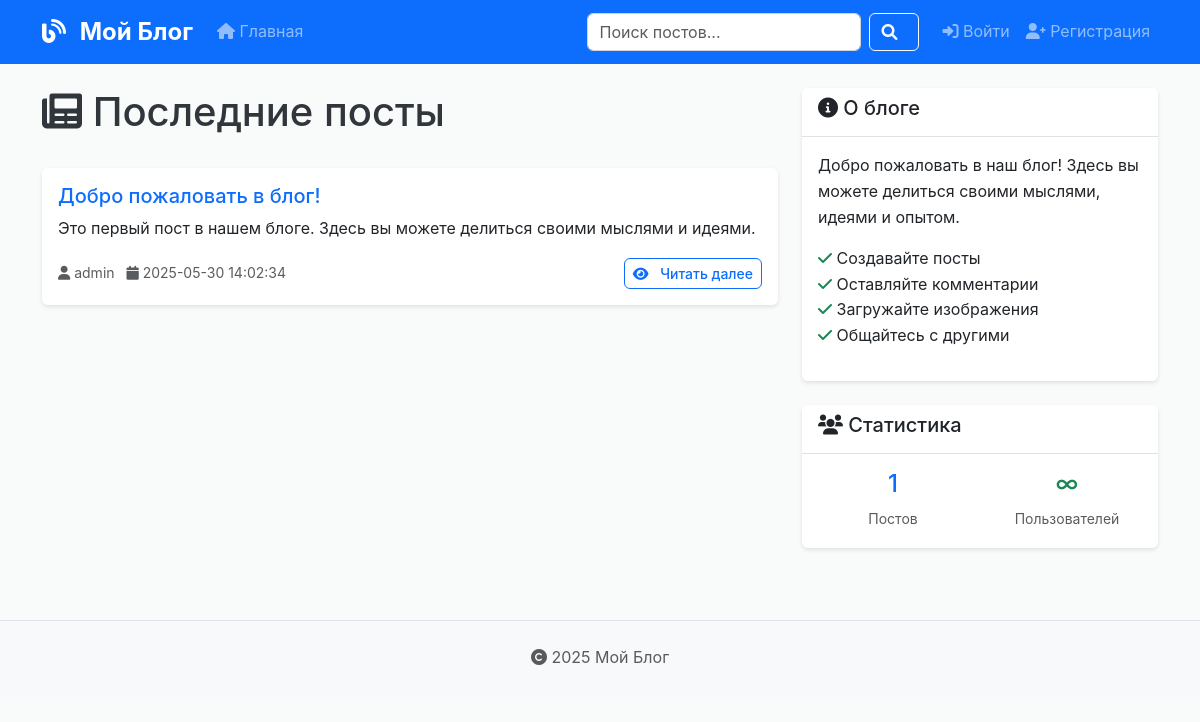
Before: / with the older database file.
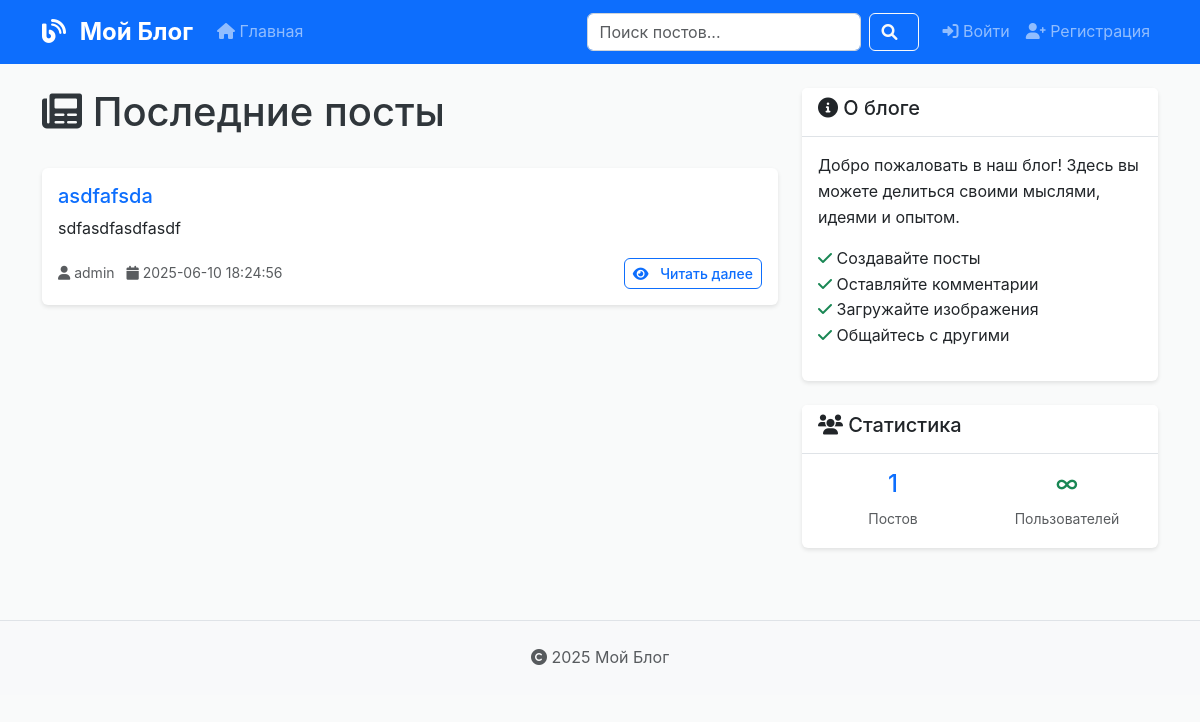
After: the same page with the newer database file.
### tables this page shows
CREATE TABLE posts (
            id INTEGER PRIMARY KEY AUTOINCREMENT,
            title TEXT NOT NULL CHECK(length(title) >= 1 AND length(title) <= 200),
            content TEXT NOT NULL CHECK(length(content) >= 1),
            author_id INTEGER NOT NULL,
            image_path TEXT CHECK(length(image_path) <= 255),
            created_at TIMESTAMP DEFAULT CURRENT_TIMESTAMP,
            FOREIGN KEY (author_id) REFERENCES users (id) ON DELETE CASCADE
        );

CREATE TABLE users (
            id INTEGER PRIMARY KEY AUTOINCREMENT,
            username TEXT UNIQUE NOT NULL CHECK(length(username) >= 4 AND length(username) <= 50),
            email TEXT UNIQUE NOT NULL CHECK(email LIKE '%_@_%._%'),
            password_hash TEXT NOT NULL CHECK(length(password_hash) >= 8),
            is_admin INTEGER DEFAULT 0 CHECK(is_admin IN (0, 1)),
            created_at TIMESTAMP DEFAULT CURRENT_TIMESTAMP
        );

### routes.py (the view)
@app.route('/')
def index():
    try:
        posts = Post.get_all()
        return render_template('index.html', posts=posts)
    except sqlite3.Error as e:
        logging.error(f'Index error: {e}')
        flash('Ошибка загрузки постов.', 'danger')
        return render_template('index.html', posts=[])

### app.py (called while the page is built)
@app.after_request
def add_security_headers(response):
    response.headers['Content-Security-Policy'] = (
        "default-src 'self'; "
        "script-src 'self' https://cdn.jsdelivr.net https://cdnjs.cloudflare.com; "
        "style-src 'self' https://cdn.jsdelivr.net https://cdnjs.cloudflare.com; "
        "img-src 'self' data:; "
        "font-src 'self' https://cdnjs.cloudflare.com;"
    )
    response.headers['Strict-Transport-Security'] = 'max-age=31536000; includeSubDomains'
    response.headers['X-Content-Type-Options'] = 'nosniff'
    response.headers['X-Frame-Options'] = 'DENY'
    response.headers['X-XSS-Protection'] = '1; mode=block'
    response.headers['Referrer-Policy'] = 'strict-origin-when-cross-origin'
    return response

### models.py (called while the page is built)
def get_db_connection():
    try:
        conn = sqlite3.connect(DATABASE, timeout=10)
        conn.row_factory = sqlite3.Row
        return conn
    except sqlite3.Error as e:
        raise Exception(f"Database connection failed: {e}")

    @staticmethod
    def get_all():
        try:
            conn = get_db_connection()
            posts = conn.execute('''
                SELECT p.*, u.username
                FROM posts p
                JOIN users u ON p.author_id = u.id
                ORDER BY p.created_at DESC
            ''').fetchall()
            conn.close()
            return posts
        except sqlite3.Error:
            return []

### templates/index.html (shortened to what this page needs)
{% extends "base.html" %}
{% block content %}
<div class="row">
    <div class="col-md-8">
        <div class="d-flex justify-content-between align-items-center mb-4">
            <h1><i class="fas fa-newspaper"></i> Последние посты</h1>
        </div>
        {% if posts %}
            {% for post in posts %}
                <div class="card mb-4 post-card">
                    <div class="card-body">
                        <h5 class="card-title">
                            <a href="{{ url_for('view_post', post_id=post.id) }}" class="text-decoration-none">
                                {{ post.title }}
                            </a>
                        </h5>
                        <p class="card-text">{{ post.content[:200] }}{% if post.content|length > 200 %}...{% endif %}</p>
                        <div class="d-flex justify-content-between align-items-center">
                            <small class="text-muted">
                                <i class="fas fa-user"></i> {{ post.username }}
                                <i class="fas fa-calendar ms-2"></i> {{ post.created_at }}
                            </small>
                            <div>
                                <a href="{{ url_for('view_post', post_id=post.id) }}" class="btn btn-outline-primary btn-sm">
                                    <i class="fas fa-eye"></i> Читать далее
                                </a>
                            </div>
                        </div>
                    </div>
                </div>
            {% endfor %}
        {% endif %}
    </div>
    <div class="col-md-4">
        <div class="card">
            <div class="card-header">
                <h5><i class="fas fa-info-circle"></i> О блоге</h5>
            </div>
            <div class="card-body">
                <p>Добро пожаловать в наш блог! Здесь вы можете делиться своими мыслями, идеями и опытом.</p>
                <ul class="list-unstyled">
                    <li><i class="fas fa-check text-success"></i> Создавайте посты</li>
                    <li><i class="fas fa-check text-success"></i> Оставляйте комментарии</li>
                    <li><i class="fas fa-check text-success"></i> Загружайте изображения</li>
                    <li><i class="fas fa-check text-success"></i> Общайтесь с другими</li>
                </ul>
            </div>
        </div>
        <div class="card mt-4">
            <div class="card-header">
                <h5><i class="fas fa-users"></i> Статистика</h5>
            </div>
            <div class="card-body">
                <div class="row text-center">
                    <div class="col-6">
                        <h4 class="text-primary">{{ posts|length }}</h4>
                        <small class="text-muted">Постов</small>
                    </div>
                    <div class="col-6">
                        <h4 class="text-success">∞</h4>
                        <small class="text-muted">Пользователей</small>
                    </div>
                </div>
            </div>
        </div>
    </div>
</div>
{% endblock %}

### templates/base.html (shortened to what this page needs)
<!DOCTYPE html>
<html lang="ru">
<head>
    <link href="https://cdn.jsdelivr.net/npm/bootstrap@5.3.0/dist/css/bootstrap.min.css"
          rel="stylesheet"
>
    <link href="https://cdnjs.cloudflare.com/ajax/libs/font-awesome/6.0.0/css/all.min.css"
          rel="stylesheet"
>
    <link href="{{ url_for('static', filename='style.css') }}" rel="stylesheet">
</head>
<body>
    <nav class="navbar navbar-expand-lg navbar-dark bg-primary">
        <div class="container">
            <a class="navbar-brand" href="{{ url_for('index') }}">
                <i class="fas fa-blog"></i> Мой Блог
            </a>
            <div class="collapse navbar-collapse" id="navbarNav">
                <ul class="navbar-nav me-auto">
                    <li class="nav-item">
                        <a class="nav-link" href="{{ url_for('index') }}">
                            <i class="fas fa-home"></i> Главная
                        </a>
                    </li>
                </ul>
                <form class="d-flex me-3" action="{{ url_for('search') }}" method="GET">
                    <input class="form-control me-2" type="search" name="q" placeholder="Поиск постов..." value="{{ request.args.get('q', '') }}">
                    <button class="btn btn-outline-light" type="submit">
                        <i class="fas fa-search"></i>
                    </button>
                </form>
                <ul class="navbar-nav">
                    {% if session.user_id %}
                        <li class="nav-item dropdown">
                            <a class="nav-link dropdown-toggle" href="#" role="button" data-bs-toggle="dropdown">
                                <i class="fas fa-user"></i> {{ session.username }}
                            </a>
                            <ul class="dropdown-menu">
                                <li><a class="dropdown-item" href="{{ url_for('logout') }}">
                                    <i class="fas fa-sign-out-alt"></i> Выйти
                                </a></li>
                            </ul>
                        </li>
                    {% else %}
                        <li class="nav-item">
                            <a class="nav-link" href="{{ url_for('login') }}">
                                <i class="fas fa-sign-in-alt"></i> Войти
                            </a>
                        </li>
                        <li class="nav-item">
                            <a class="nav-link" href="{{ url_for('register') }}">
                                <i class="fas fa-user-plus"></i> Регистрация
                            </a>
                        </li>
                    {% endif %}
                </ul>
            </div>
        </div>
    </nav>
    <main class="container my-4">
        {% block content %}{% endblock %}
    </main>
    <footer class="bg-light py-4 mt-5">
        <div class="container text-center">
            <p class="text-muted mb-0">
                <i class="fas fa-copyright"></i> 2025 Мой Блог
            </p>
        </div>
    </footer>
</body>
</html>

### static/style.css (style rules this page uses)
:root { --primary-color: hsl(210 100% 50%); --secondary-color: hsl(210 11% 98%); --success-color: hsl(134 61% 41%); --danger-color: hsl(354 70% 54%); --warning-color: hsl(45 100% 51%); --info-color: hsl(188 78% 41%); --light-color: hsl(210 17% 98%); --dark-color: hsl(210 11% 21%); --muted-color: hsl(210 8% 50%); }
body { font-family: -apple-system, BlinkMacSystemFont, 'Segoe UI', Roboto, sans-serif; line-height: 1.6; color: var(--dark-color); background-color: var(--secondary-color); }
.navbar-brand { font-weight: bold; font-size: 1.5rem; }
.navbar-brand i { margin-right: 0.5rem; }
.post-card { transition: transform 0.2s ease-in-out, box-shadow 0.2s ease-in-out; border: none; box-shadow: 0 2px 4px rgba(0,0,0,0.1); }
.card { border: none; box-shadow: 0 2px 4px rgba(0,0,0,0.1); margin-bottom: 1.5rem; }
.card-header { background-color: white; border-bottom: 1px solid hsl(210 14% 89%); font-weight: 600; }
.btn { border-radius: 6px; font-weight: 500; transition: all 0.2s ease-in-out; }
.btn i { margin-right: 0.5rem; }
.form-control { border-radius: 6px; border: 1px solid hsl(210 14% 83%); transition: border-color 0.15s ease-in-out, box-shadow 0.15s ease-in-out; }
footer { margin-top: auto; border-top: 1px solid hsl(210 14% 89%); }

Changed rows visible on the page:
removed posts: title "Добро пожаловать в блог!", content "Это первый пост в нашем блоге. Здесь вы можете делиться своими мыслями и идеями.", username "admin", created_at "2025-05-30 14:02:34"
added posts: title "asdfafsda", content "sdfasdfasdfasdf", username "admin", created_at "2025-06-10 18:24:56"
